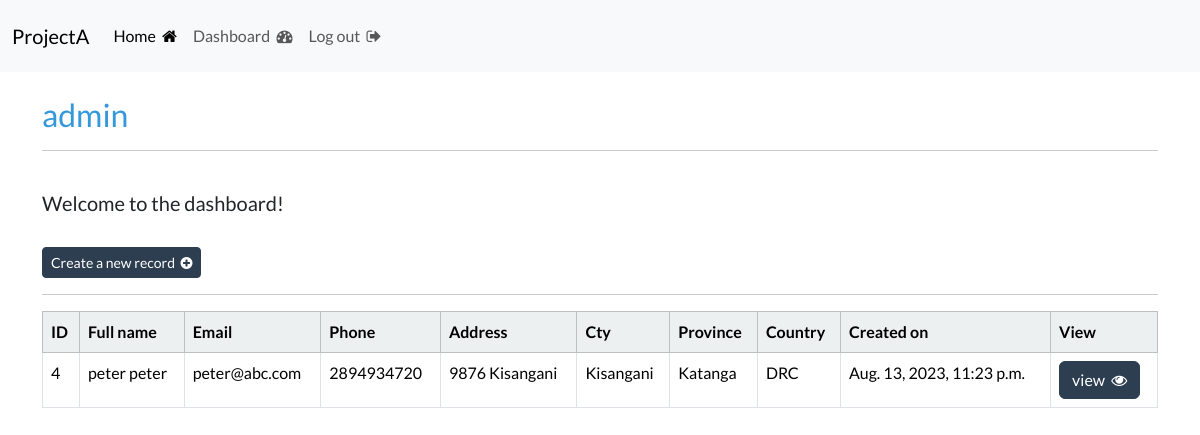
The page /dashboard/ (signed in) on the database its author committed.
### webapp/models.py (models this page shows, shortened)
class Record(models.Model):
    creation_date = models.DateTimeField(auto_now_add=True)
    first_name = models.CharField(max_length=100)
    last_name = models.CharField(max_length=100)
    email = models.EmailField()
    phone = models.BigIntegerField()
    address = models.CharField(max_length=255)
    city = models.CharField(max_length=100)
    province = models.CharField(max_length=100)
    country = models.CharField(max_length=100)
    class Meta:
        ordering = ('-creation_date',)

### webapp/views.py (the view)
# urls.py: path('dashboard/', views.dashboard, name='dashboard'),
@login_required(login_url='login')
def dashboard(request):
    my_records = Record.objects.all()
    context = {
        'records': my_records
    }
    return render(request, 'webapp/dashboard.html', context)

### webapp/templates/webapp/dashboard.html (shortened to what this page needs)
{% extends 'webapp/base.html' %}
{% load crispy_forms_tags %}
{% block content %}
    <h3 class="text-right text-info">{{ user }}</h3>
    <hr>
    <br>
    <h5>Welcome to the dashboard!</h5>
    <br>
    <a href="{% url 'create_record' %}" class="btn btn-primary btn-sm">Create a new record &nbsp;<i class="fa fa-plus-circle" aria-hidden="true"></i></a>
    <hr>
    <table class="table table-hover table-bordered">
        <thead class="table-light">
            <tr>
                <th scope="col"> ID </th>
                <th scope="col"> Full name </th>
                <th scope="col"> Email </th>
                <th scope="col"> Phone </th>
                <th scope="col"> Address </th>
                <th scope="col"> Cty </th>
                <th scope="col"> Province </th>
                <th scope="col"> Country </th>
                <th scope="col"> Created on </th>
                <th scope="col"> View </th>
            </tr>
        </thead>
        <tbody>
            {% if records %}
                {% for record in records %}
                    <tr>
                        <td>{{ record.id }}</td>
                        <td>{{ record.first_name }} {{ record.last_name }}</td>
                        <td>{{ record.email }}</td>
                        <td>{{ record.phone }}</td>
                        <td>{{ record.address }}</td>
                        <td>{{ record.city }}</td>
                        <td>{{ record.province }}</td>
                        <td>{{ record.country }}</td>
                        <td>{{ record.creation_date }}</td>
                        <td><a class="btn btn-primary" href="{% url 'view-record' record.id %}">view &nbsp;<i class="fa fa-eye" aria-hidden="true"></i></a></td>
                    </tr>
                {% endfor %}
            {% endif %}
        </tbody>
    </table>
{% endblock %}

### rows shown on the page
Record: id "4", first_name "peter", last_name "peter", email "peter@abc.com", phone "2894934720", address "9876 Kisangani", city "Kisangani", province "Katanga", country "DRC", creation_date "Aug. 13, 2023, 11:23 p.m."

### other values the page prints
{{ user }} "admin"
